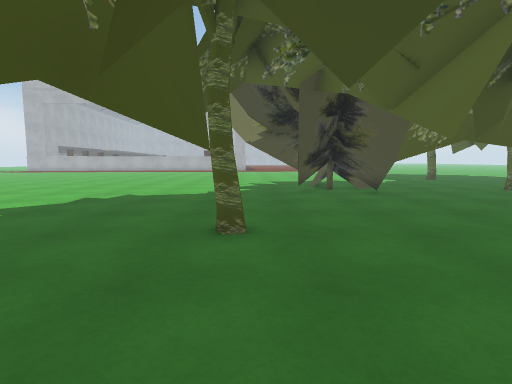
[1] (above)

20 first-person views from a walk through a Unity game level. The camera is 1.2 m above the floor, tilts 6° down and sees 80° across. The floor is counted in squares, 1 m on a side. Each view is taken from the middle of a square. On the plan, view 1 faces up. The plan holds only what a view shows up to about 13 squares ahead; the rest is blank. The place goes on beyond the plan. The player is left out. Some surface patterns are stand-ins.

[2]
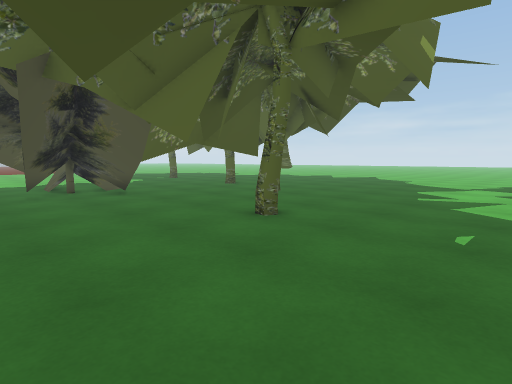

[3]
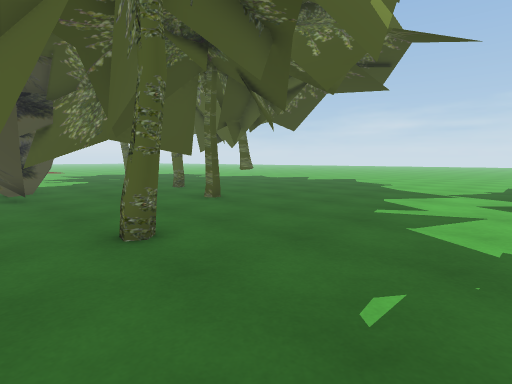

[4]
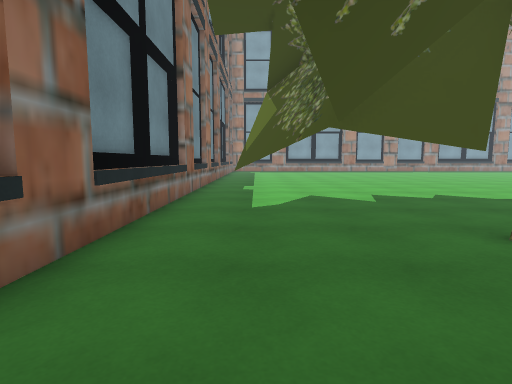

[5]
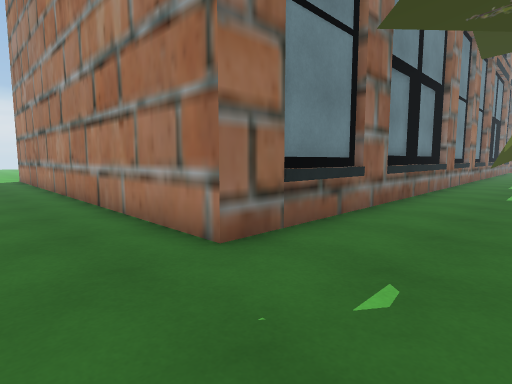

[6]
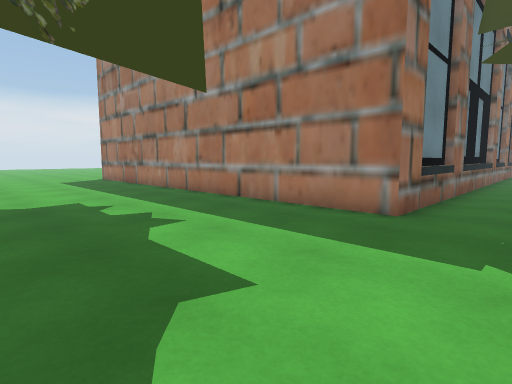

[7]
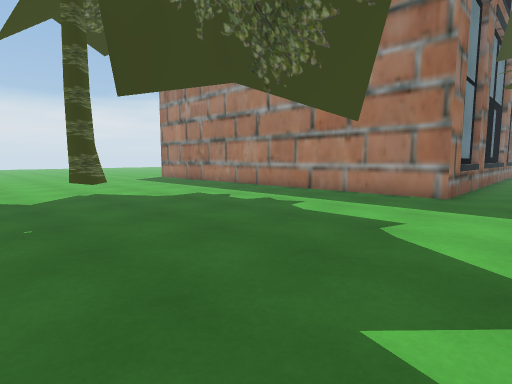

[8]
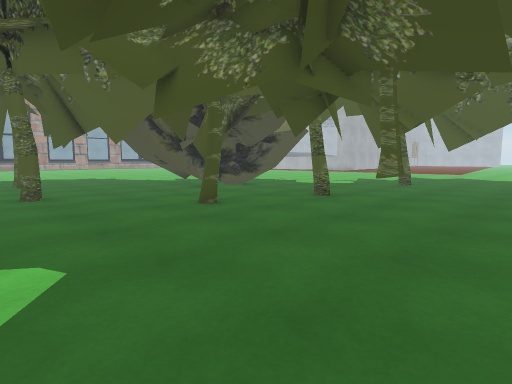

[9]
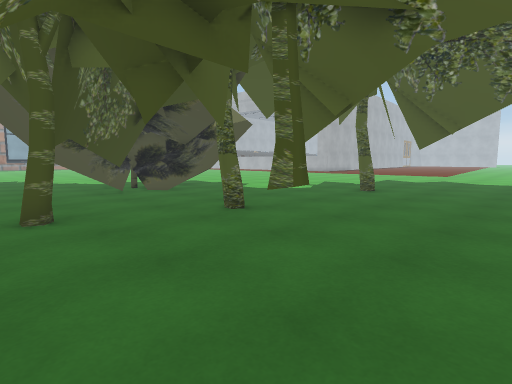

[10]
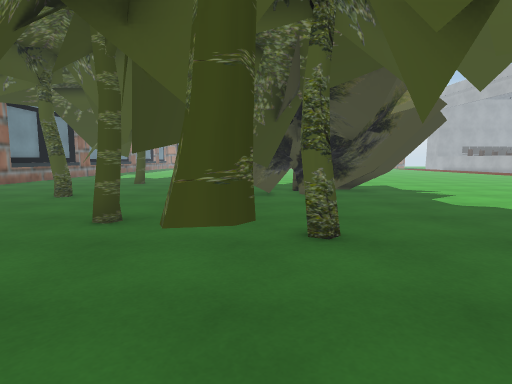

[11]
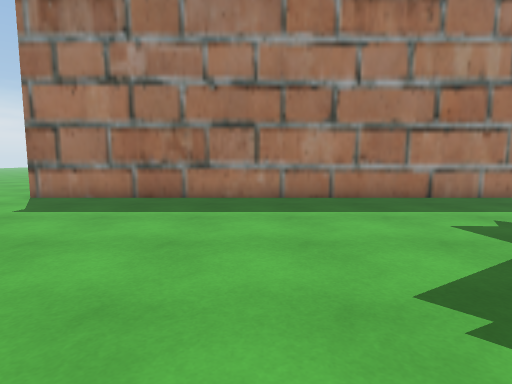

[12]
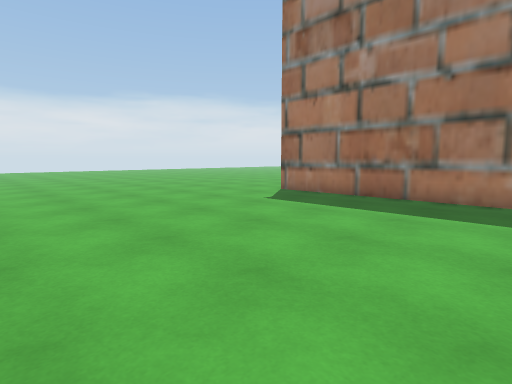

[13]
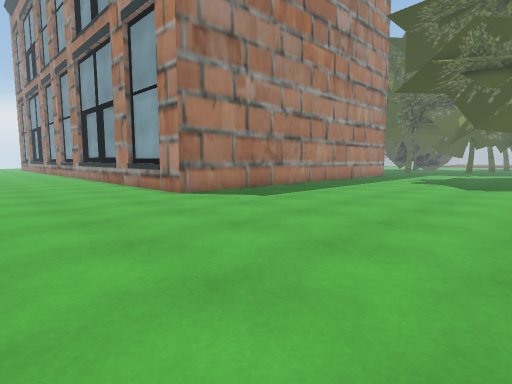

[14]
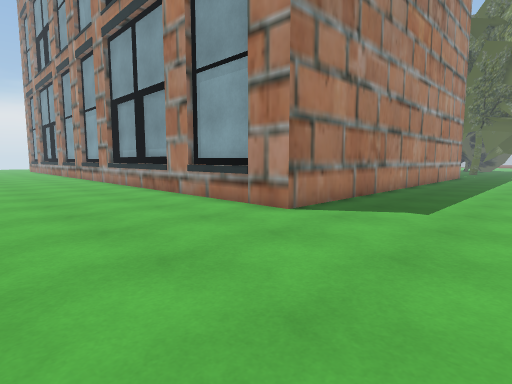

[15]
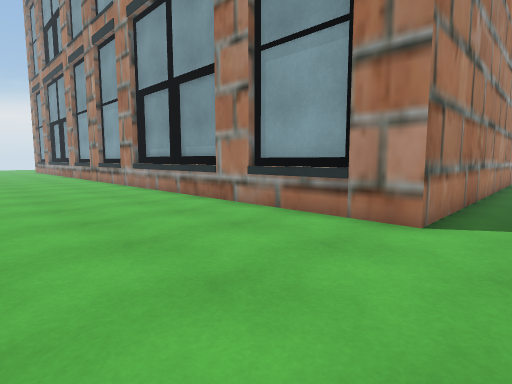

[16]
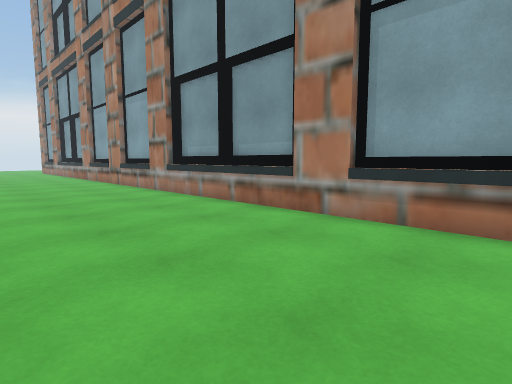

[17]
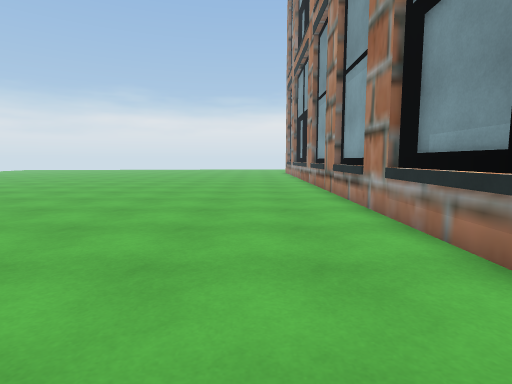

[18]
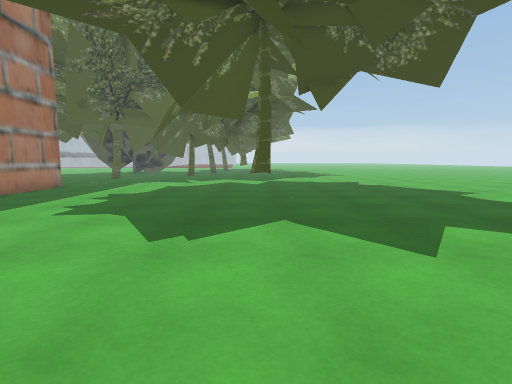

[19]
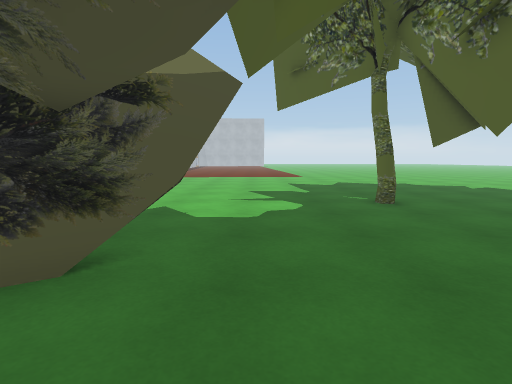

[20]
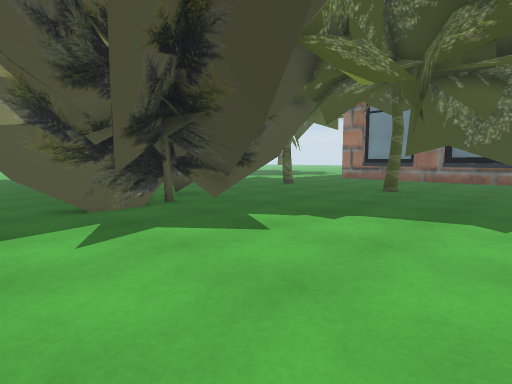

### Floor plan
Key: @ floor where view 1 was taken; # wall or solid block; . floor; T thing the floor can be seen under or through; B building; O other object.
Columns run from 9 left of view 1 to 16 right of it. Each row starts with its distance up from view 1.
 19            ........###.
 18            ........##....
 17     . .......O....... ...
 16      .......#O...........
 15     ......O OOOO.........
 14     .......OOOO#.........
 13 ............OOO......#....
 12 .........#OOOOT....#......
 11 ...........OOOT.......#...
 10 ..........#O.O.T....  #...
  9 ..........O..O..TT..  ....
  8 ..................#.......
  7 ....... ....... ... ......
  6 ............#.............
  5 ........T.................
  4 ........T.................
  3 ........T.................
  2 ......TT..................
  1 .....TT...................
  0 .........@...............
 -1 BB.BBBBBB#B#BB............
 -2 B #BBBBBB BBB #.... ......
 -3               #..... .....
 -4               #...........
 -5               #...........
 -6               #...........
 -7               #...........
 -8               #...........
 -9               #...........
-10               #...........
-11               #...........
-12               #...........
-13               #...........
-14               #..........
-15               #..........
-16               #..........
-17               #..........
-18               #.........
-19 B##BBBBBB#BBB##..........
-20 .........................
-21 .........................
-22 .........................
-23 .........................
-24 ........................
-25 .........................

Positions as (right, up) in squares from view 1, and headings:
1: (0, 0), facing up
2: (0, 0), facing up-right
3: (3, 0), facing up-right
4: (4, 1), facing left
5: (8, 2), facing down-left
6: (12, 1), facing down-left
7: (16, 1), facing down-left
8: (16, 3), facing up-left
9: (16, 7), facing up-left
10: (15, 11), facing left
11: (15, -12), facing left
12: (15, -11), facing down-left
13: (15, -25), facing up-left
14: (10, -25), facing up-left
15: (7, -25), facing up-left
16: (4, -25), facing up-left
17: (0, -22), facing left
18: (14, -15), facing up
19: (7, 10), facing up
20: (-5, 17), facing down-right
